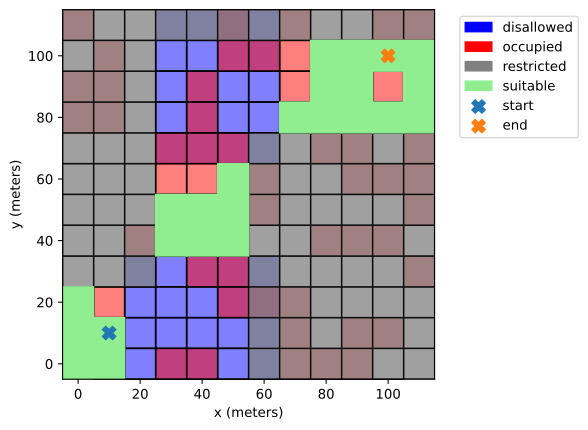

Write the Python code that produced this figure.
# -*- coding: utf-8 -*-
"""
Created on Thu Mar 20 14:55:43 2025

@author: dhulse
"""

from dronelib.base.arch.flows import AircraftEnvironment
from dronelib.base.state import AircraftPosition3
from fmdtools.define.container.parameter import Parameter
from fmdtools.define.object.coords import Coords, CoordsParam
from fmdtools.define.architecture.geom import GeomArchitecture
from fmdtools.define.object.geom import GeomPoint, PointParam
from fmdtools.define.block.function import Function

from shapely import distance
import numpy as np

class ContingencyCoordsParam(CoordsParam):
    x_size: int = 12
    y_size: int = 12
    blocksize: float = 10.0

class ContingencyCoords(Coords):
    container_p = ContingencyCoordsParam
    feature_occupied = (bool, False)
    feature_disallowed = (bool, False)
    feature_restricted = (bool, False)
    collection_suitable = (("occupied", False, np.equal),
                           "and", ("disallowed", False, np.equal),
                           "and", ("restricted", False, np.equal))

    point_start = (10.0, 10.0)
    point_end = (100.0, 100.0)

    def init_properties(self, **kwargs):

        self.set_rand_pts('occupied', True, 50)
        self.set_range('disallowed', True, xmin=30, xmax=60, ymin=70)
        self.set_range('disallowed', True, xmin=20, xmax=60, ymax=30)
        # self.set_rand_pts('disallowed', True, 30)
        self.set_range('restricted', True, xmax=20, ymin=30)
        self.set_range('restricted', True, xmin=60, ymax=70)
        self.set_range('restricted', True, ymin=110)
        self.set_pts([self.start, self.end], 'occupied', False)
        self.set_pts([self.start, self.end], 'disallowed', False)


properties = {'disallowed': {'color': 'blue', 'proplab': 'disallowed', 'alpha': 0.5},
              'occupied': {'color': 'red', 'proplab': 'occupied', 'alpha': 0.5},
              'restricted': {'color': 'grey', 'proplab': 'restricted', 'alpha': 0.75}}
collections = {'suitable': {"label": "suitable", 'color': 'lightgreen'}}


class ThreatState(AircraftPosition3):

    buffer_speed: float = 10.0

    def update_speed(self):
        self.buffer_speed = self.get_vel()


class ThreatParam(PointParam):

    buffer_envelope: float = 1.0
    buffer_safety: float = 25.0
    intruders: str = 'across'


class Threat(GeomPoint):
    container_p = ThreatParam
    container_s = ThreatState

    def update_position(self):
        self.s.update_position(self.s.buffer_speed)


class ContingencyThreatsParam(Parameter):
    intruders: str = 'across'


class ContingencyThreats(GeomArchitecture):
    container_p = ContingencyThreatsParam

    def init_architecture(self, **kwargs):
        self.add_point('self', Threat)
        if self.p.intruders == "across":
            s = {'buffer_speed': 5.0, 'x': 100, 'y': 0.0, 'z': 25.0,
                 'goal_x': 0.0, 'goal_y': 100.0, 'goal_z': 25.0}
            self.add_point("uav", Threat, s=s)
        elif self.p.intruders:
            raise Exception("Invalid option for intruders: "+self.p.intruders)
            

    def update_positions(self):
        for threatname, threat in self.points.items():
            if threatname != 'self':
                threat.update_position()

    def calc_dist_to_threats(self, self_shape='envelope', threat_shape='safety'):
        dists = {}
        self_envelope = self.points['self'].get_shape(self_shape)
        for threatname, threat in self.points.items():
            if threatname != 'self':
                threat_envelope = threat.get_shape(threat_shape)
                dists[threatname] = distance(self_envelope, threat_envelope)
        return dists


class ContingencyEnvironment(AircraftEnvironment):
    
    container_p = ContingencyThreatsParam
    coords_c = ContingencyCoords
    arch_ga = ContingencyThreats 
    def show(self, *args, **kwargs):
        fig, ax = self.c.show(properties=properties, collections=collections,
                              coll_overlay=False)
        self.ga.show(fig=fig, ax=ax)
        return fig, ax
    """override environment init method. Seems AircraftEnvironment flow is TBD?"""
    
class ContingencyConditions(Function):
    __slots__ = ('environment', )
    flow_environment = ContingencyEnvironment

    def dynamic_behavior(self):
        self.environment.ga.update_positions()


if __name__ == "__main__":
    hc = ContingencyCoords()
    # hc.show(properties=properties, collections=collections)
    # hc.show(collections={'suitable': {}})
    # hc.show_collection("suitable", **collections['suitable'])
    props = {'restricted': {'color': 'red', 'proplab': 'restricted'}}
    colls = {'start': {'color': 'lightblue'}, 'end': {'color': 'lightgreen'}}

    hc.show(properties=props, collections=colls)

    from fmdtools.analyze.common import setup_plot, add_title_xylabs
    from matplotlib.colors import to_rgba, ListedColormap, TABLEAU_COLORS
    # fig, ax = setup_plot(fig=None, ax=None)
    # pallette=[*TABLEAU_COLORS.keys()]
    # hc._show_properties({}, fig, ax, pallette)
    # hc._show_collections(collections, fig, ax, pallette, c_offset=0)
    # add_title_xylabs(ax, title='li', xlabel='x', ylabel='y')

    fig, ax = hc.show(collections={'start': {'color': 'lightblue'},
                                   'end': {'color': 'lightgreen'}},
                      coll_overlay=False, border_offset=0.0)

    # he = ContingencyEnvironment()
    ht = ContingencyThreats()
    ht.show()

    he = ContingencyEnvironment()
    he.show()
    he.ga.update_positions()
    he.show()
    he.ga.update_positions()
    he.show()

    hc = ContingencyConditions(track=['environment'])
    from fmdtools.sim import propagate
    res, hist = propagate.nominal(hc)

    hist.plot_trajectories('environment.ga.points.uav.s.x',
                           'environment.ga.points.uav.s.y')
